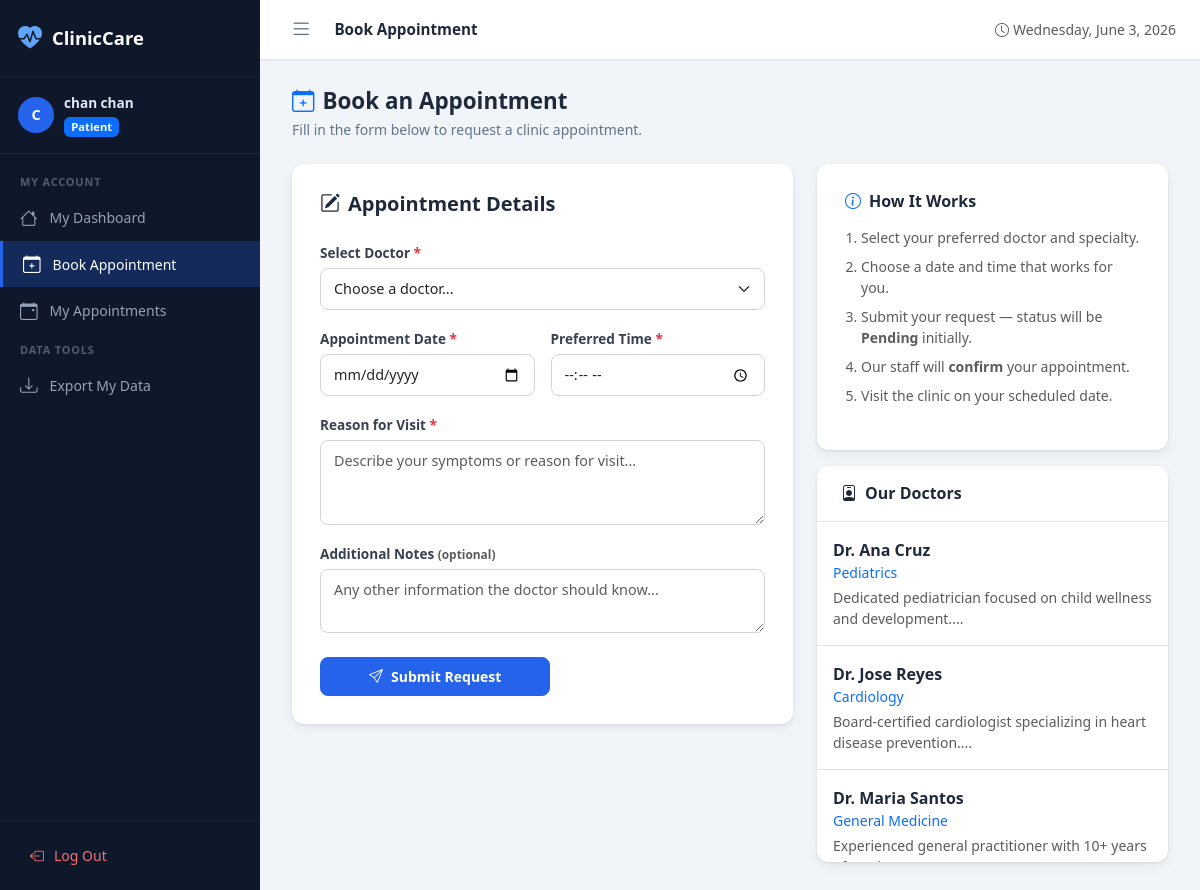
/user/book.php (signed in), run on the app's committed database.
### tables this page shows
CREATE TABLE `doctors` (
  `id` int(11) NOT NULL,
  `first_name` varchar(50) NOT NULL,
  `last_name` varchar(50) NOT NULL,
  `specialty` varchar(100) NOT NULL,
  `phone` varchar(20) DEFAULT NULL,
  `email` varchar(100) DEFAULT NULL,
  `bio` text DEFAULT NULL,
  `status` enum('active','inactive') NOT NULL DEFAULT 'active',
  `created_at` timestamp NOT NULL DEFAULT current_timestamp()
);

### src/Database.php (called while the page is built, shortened)
<?php
class Database
{
    private static ?Database $instance = null;
    private PDO $pdo;
    private function __construct()
    {
        $socket = defined('DB_SOCKET') ? DB_SOCKET : '';
        if ($socket !== '') {
            $dsn = sprintf(
                'mysql:unix_socket=%s;dbname=%s;charset=utf8mb4',
                $socket,
                DB_NAME
            );
        } else {
            $dsn = sprintf(
                'mysql:host=%s;port=%d;dbname=%s;charset=utf8mb4',
                DB_HOST,
                DB_PORT,
                DB_NAME
            );
        }
        $options = [
            PDO::ATTR_ERRMODE            => PDO::ERRMODE_EXCEPTION,
            PDO::ATTR_DEFAULT_FETCH_MODE => PDO::FETCH_ASSOC,
            PDO::ATTR_EMULATE_PREPARES   => false,
        ];
        if (defined('PDO::MYSQL_ATTR_INIT_COMMAND')) {
            $options[PDO::MYSQL_ATTR_INIT_COMMAND] = "SET NAMES utf8mb4 COLLATE utf8mb4_unicode_ci";
        }
        try {
            $this->pdo = new PDO($dsn, DB_USER, DB_PASS, $options);
        } catch (PDOException $e) {
            throw new \RuntimeException('Database connection failed: ' . $e->getMessage(), (int) $e->getCode(), $e);
        }
    }
    public static function getInstance(): self
    {
        if (self::$instance === null) {
            self::$instance = new self();
        }
        return self::$instance;
    }
    public function execute(string $sql, array $params = []): PDOStatement
    {
        $stmt = $this->pdo->prepare($sql);
        $stmt->execute($params);
        return $stmt;
    }
    public function fetchAll(string $sql, array $params = []): array
    {
        return $this->execute($sql, $params)->fetchAll();
    }
}

### src/Doctor.php (called while the page is built, shortened)
<?php
class Doctor
{
    private Database $db;
    public function __construct()
    {
        $this->db = Database::getInstance();
    }
    public function getActive(): array
    {
        return $this->db->fetchAll(
            "SELECT * FROM doctors WHERE status = 'active' ORDER BY last_name, first_name"
        );
    }
}

### public/user/book.php (the view, shortened to what this page needs)
<?php
$doctorModel = new Doctor();
$doctors     = $doctorModel->getActive();
$formData    = [];
include dirname(__DIR__) . '/includes/header.php';
?>
<div class="page-header">
    <h2><i class="bi bi-calendar-plus me-2 text-primary"></i>Book an Appointment</h2>
    <p>Fill in the form below to request a clinic appointment.</p>
</div>
<div class="row g-4">
    <div class="col-lg-7">
        <div class="form-card">
            <h5 class="fw-bold mb-4"><i class="bi bi-pencil-square me-2"></i>Appointment Details</h5>
            <form method="post" novalidate>
                <div class="mb-3">
                    <label class="form-label">Select Doctor <span class="text-danger">*</span></label>
                    <select name="doctor_id" id="doctor_id" class="form-select" required onchange="showSchedule(this.value)">
                        <option value="">Choose a doctor...</option>
                    </select>
                </div>
                <div class="row g-3 mb-3">
                    <div class="col-sm-6">
                        <label class="form-label">Appointment Date <span class="text-danger">*</span></label>
                        <input type="date" name="appointment_date" class="form-control"
                               value="<?= htmlspecialchars($formData['appointment_date'] ?? '') ?>"
                               min="<?= date('Y-m-d') ?>" required>
                    </div>
                    <div class="col-sm-6">
                        <label class="form-label">Preferred Time <span class="text-danger">*</span></label>
                        <input type="time" name="appointment_time" class="form-control"
                               value="<?= htmlspecialchars($formData['appointment_time'] ?? '') ?>"
                               min="07:00" max="19:00" required>
                    </div>
                </div>
                <div class="mb-3">
                    <label class="form-label">Reason for Visit <span class="text-danger">*</span></label>
                    <textarea name="reason" class="form-control" rows="3"
                              placeholder="Describe your symptoms or reason for visit..."
                              required><?= htmlspecialchars($formData['reason'] ?? '') ?></textarea>
                </div>
                <div class="mb-4">
                    <label class="form-label">Additional Notes <small class="text-muted">(optional)</small></label>
                    <textarea name="notes" class="form-control" rows="2"
                              placeholder="Any other information the doctor should know..."><?= htmlspecialchars($formData['notes'] ?? '') ?></textarea>
                </div>
                <button type="submit" class="btn btn-primary px-5">
                    <i class="bi bi-send me-2"></i>Submit Request
                </button>
            </form>
        </div>
    </div>
    <div class="col-lg-5">
        <div class="form-card mb-3">
            <h6 class="fw-bold mb-3"><i class="bi bi-info-circle me-2 text-primary"></i>How It Works</h6>
            <ol class="ps-3 small text-muted">
                <li class="mb-2">Select your preferred doctor and specialty.</li>
                <li class="mb-2">Choose a date and time that works for you.</li>
                <li class="mb-2">Submit your request — status will be <strong>Pending</strong> initially.</li>
                <li class="mb-2">Our staff will <strong>confirm</strong> your appointment.</li>
                <li>Visit the clinic on your scheduled date.</li>
            </ol>
        </div>
        <div class="table-card">
            <div class="table-card-header"><h5><i class="bi bi-person-badge me-2"></i>Our Doctors</h5></div>
            <div style="max-height:340px;overflow-y:auto">
                <?php foreach ($doctors as $d): ?>
                <div class="p-3 border-bottom">
                    <div class="fw-semibold">Dr. <?= htmlspecialchars($d['first_name'] . ' ' . $d['last_name']) ?></div>
                    <div class="small text-primary"><?= htmlspecialchars($d['specialty']) ?></div>
                    <?php if ($d['bio']): ?>
                    <div class="small text-muted mt-1"><?= htmlspecialchars(substr($d['bio'], 0, 80)) ?>...</div>
                    <?php endif; ?>
                </div>
                <?php endforeach; ?>
            </div>
        </div>
    </div>
</div>
<?php include dirname(__DIR__) . '/includes/footer.php'; ?>

### public/assets/css/style.css (style rules this page uses)
:root { --primary: #2563eb; --primary-dark: #1d4ed8; --primary-light: #eff6ff; --success: #16a34a; --warning: #d97706; --danger: #dc2626; --sidebar-width: 260px; --sidebar-bg: #0f172a; --sidebar-text: #94a3b8; --sidebar-active: #2563eb; --topbar-height: 60px; --font-main: 'Segoe UI', system-ui, -apple-system, sans-serif; --radius: 12px; --shadow: 0 1px 3px rgba(0,0,0,.08), 0 4px 12px rgba(0,0,0,.06); }
*, *::before, *::after { box-sizing: border-box; }
body { font-family: var(--font-main); background: #f1f5f9; color: #1e293b; margin: 0; }
.table-card { background: #fff; border-radius: var(--radius); box-shadow: var(--shadow); overflow: hidden; }
.table-card-header { display: flex; align-items: center; justify-content: space-between; padding: 18px 24px; border-bottom: 1px solid #e2e8f0; }
.table-card-header h5 { margin: 0; font-weight: 600; font-size: 1rem; }
.form-card { background: #fff; border-radius: var(--radius); box-shadow: var(--shadow); padding: 28px; }
.form-label { font-weight: 600; font-size: .85rem; color: #374151; margin-bottom: 5px; }
.form-control, .form-select { border-radius: 8px; border-color: #d1d5db; font-size: .9rem; padding: 9px 13px; transition: border-color .15s, box-shadow .15s; }
.btn { border-radius: 8px; font-weight: 600; font-size: .875rem; padding: 8px 18px; }
.btn-primary { background: var(--primary); border-color: var(--primary); }
.page-header { margin-bottom: 24px; }
.page-header h2 { font-size: 1.4rem; font-weight: 700; color: #1e293b; margin: 0; }
.page-header p { color: #64748b; margin: 4px 0 0; font-size: .875rem; }

### data on the page
doctors: first_name+last_name "Ana Cruz", specialty "Pediatrics", bio "Dedicated pediatrician focused on child wellness and development."
doctors: first_name+last_name "Jose Reyes", specialty "Cardiology", bio "Board-certified cardiologist specializing in heart disease prevention."
doctors: first_name+last_name "Maria Santos", specialty "General Medicine", bio "Experienced general practitioner with 10+ years…"

### other printed values
substr($_SESSION['full_name'], 0, 1) "C"
$_SESSION['full_name'] "chan chan"
$userRole "Patient"
$pageTitle "Book Appointment"
